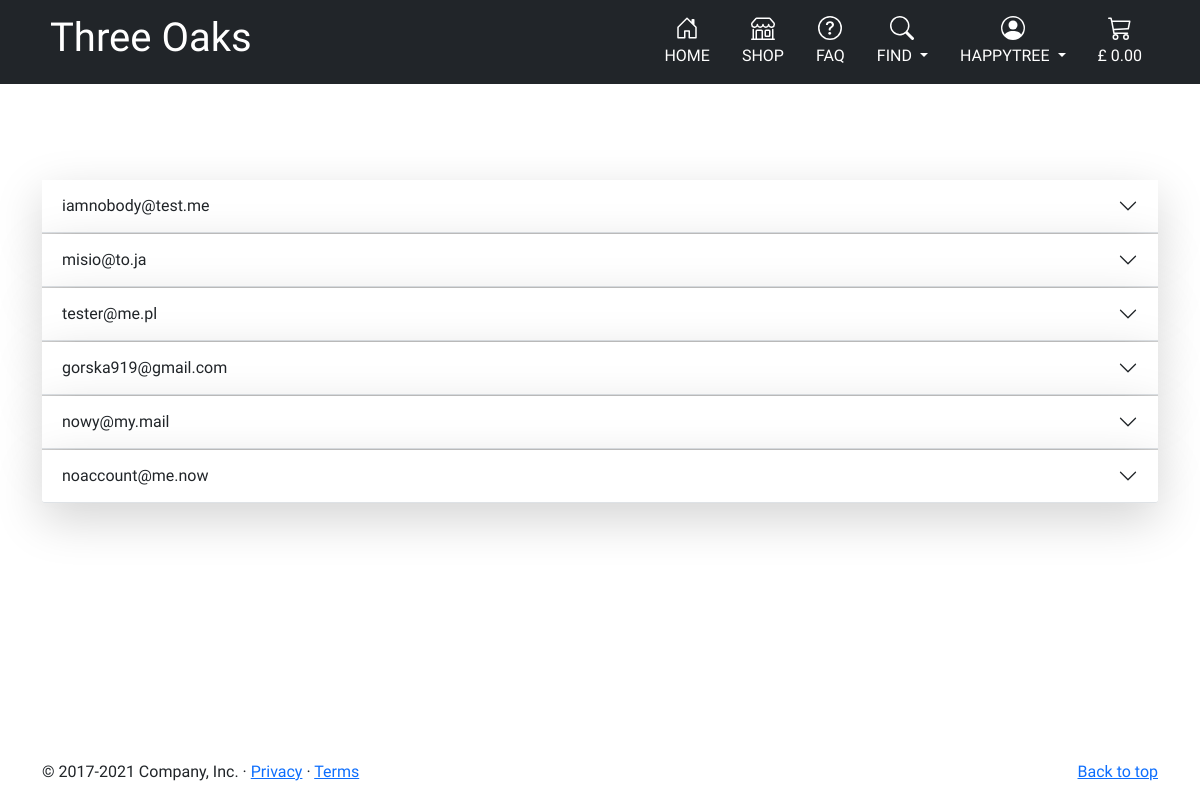
Screenshot of /newsletter/subscribers (signed in) with the database file from the repository.
### newsletter/models.py (models this page shows)
class Subscriber(models.Model):
    email = models.EmailField(max_length=254, blank=False, null=False)
    subscribed = models.BooleanField(default=False, blank=False, null=False)
    accepted_privacy_policy = models.BooleanField(default=False,
                                                  blank=False, null=False)
    registered_user = models.ForeignKey(
                User, on_delete=models.SET_NULL, blank=True, null=True,
                related_name='newsletter_subscriber')
    created_on = models.DateTimeField(auto_now=True, editable=False)
    updated_on = models.DateTimeField(auto_now=True, editable=False)

### newsletter/views.py (the view)
# urls.py: path('subscribers', views.subscribers, name='subscribers'),
@login_required
def subscribers(request):
    subscriber_list = Subscriber.objects.order_by('-created_on')
    context = {
        'subscriber_list': subscriber_list,
    }
    return render(request, 'newsletter/subscribers.html', context)

### trolley/contexts.py (called while the page is built, shortened)
def trolley_contents(request):
    trolley_items = []
    total = 0
    tree_count = 0
    trolley = request.session.get('trolley', {})
    if total < settings.FREE_DELIVERY_THRESHOLD:
        delivery = total * Decimal(settings.STANDARD_DELIVERY_PERCENTAGE / 100)
        free_delivery_delta = settings.FREE_DELIVERY_THRESHOLD - total
    else:
        delivery = 0
        free_delivery_delta = 0
    grand_total = delivery + total
    context = {
        'trolley_items': trolley_items,
        'total': total,
        'tree_count': tree_count,
        'delivery': delivery,
        'free_delivery_delta': free_delivery_delta,
        'free_delivery_threshold': settings.FREE_DELIVERY_THRESHOLD,
        'grand_total': grand_total,
    }
    return context

### newsletter/templates/newsletter/subscribers.html (shortened to what this page needs)
{% extends "base.html" %}
{% load static %}
{% block content %}
{% if user.is_superuser %}
<main class="mt-5 pt-5">
  <div class="container">
    <div class="accordion accordion-flush" id="list-of-subscribers">
      {% for subscriber in subscriber_list %}
      <div class="accordion-item">
        <h2 class="accordion-header" id="heading-{{ subscriber.id }}">
          <button class="accordion-button collapsed border-bottom border-muted shadow-lg"
                  type="button" data-bs-toggle="collapse" data-bs-target="#subscriber-id-{{ subscriber.id }}"
                  aria-expanded="true" aria-controls="subscriber-id-{{ subscriber.id }}">
            {{ subscriber.email }}
          </button>
        </h2>
      </div>
      {% empty %}
      <h4>You have no subscribers
      </h4>
      {% endfor %}
    </div>
  </div>
</main>
{% endif %}
{% endblock %}

### templates/includes/navbar/widescreen-nav.html (shortened to what this page needs)
    <div class="px-3 py-2 bg-dark text-white d-none d-md-block">
      <div class="container">
        <div class="d-flex flex-wrap align-items-center justify-content-center justify-content-lg-start my-heading-font">
          <a href="{% url 'home' %}" class="d-flex align-items-center my-2 my-lg-0 me-lg-auto text-white text-decoration-none">
              <h1 class="my-heading-font ps-2">Three Oaks</h1>
          </a>
          <ul class="nav col-12 col-lg-auto my-2 justify-content-center my-md-0 text-small">
            <li>
              <a href="{% url 'home' %}" class="nav-link text-uppercase
              {% if request.resolver_match.url_name == 'home' %}
              text-success active {% else %} text-white {% endif %}
               ">
                <svg class="bi d-block mx-auto mb-1" width="24" height="24" fill="currentColor"><use xlink:href="#home"/></svg>
                Home
              </a>
            </li>
            <li>
              <a href="{% url 'all_trees' %}" class="nav-link text-uppercase
              {% if request.resolver_match.url_name == 'all_trees' %}
              text-success active
              {% elif request.resolver_match.url_name == 'tree_detail' %}
              text-success active
              {% elif request.resolver_match.url_name == 'add_tree' %}
              text-success active
              {% elif request.resolver_match.url_name == 'edit_tree' %}
              text-success active
              {% else %} text-white {% endif %}">
                <svg class="bi d-block mx-auto mb-1" width="24" height="24" fill="currentColor"><use xlink:href="#shop"/></svg>
                Shop
              </a>
            </li>
            <li>
              <a href="{% url 'questions' %}" class="nav-link text-uppercase
              {% if request.resolver_match.url_name == 'questions' %}
              text-success active
              {% elif request.resolver_match.url_name == 'questions_manager' %}
              text-success active
              {% elif request.resolver_match.url_name == 'add_question' %}
              text-success active
              {% elif request.resolver_match.url_name == 'edit_question' %}
              text-success active
              {% else %} text-white {% endif %}">
                <svg class="bi d-block mx-auto mb-1" width="24" height="24" fill="currentColor"><use xlink:href="#faq"/></svg>
                FAQ
              </a>
            </li>
            <li>
              <a href="#" class="nav-link text-white dropdown-toggle text-uppercase" id="dropdownFind" data-bs-toggle="dropdown" aria-expanded="false">
                <svg class="bi d-block mx-auto mb-1" width="24" height="24" fill="currentColor"><use xlink:href="#find"/></svg>
                Find
              </a>
            </li>
            <li>
              <a href="#" class="nav-link text-uppercase dropdown-toggle
              {% if request.resolver_match.url_name == 'profile' %}
              text-success active
              {% elif request.resolver_match.url_name == 'account_login' %}
              text-success active
              {% elif request.resolver_match.url_name == 'account_logout' %}
              text-success active
              {% elif request.resolver_match.url_name == 'account_reset_password' %}
              text-success active
              {% elif request.resolver_match.url_name == 'account_email' %}
              text-success active
              {% else %} text-white {% endif %}
              "
               id="dropdownUser" data-bs-toggle="dropdown" aria-expanded="false">
                <svg class="bi d-block mx-auto mb-1" width="24" height="24" fill="currentColor">
                  <use xlink:href="#people-circle"/>
                </svg>
                {% if request.user.is_authenticated %}
                {{ request.user.username }}
                </a>
                </li>
                {% endif %}
                <li>
                  <a href="{% url 'view_trolley' %}" class="nav-link
                  {% if request.resolver_match.url_name == 'view_trolley' %}
                  text-success active
                  {% elif request.resolver_match.url_name == 'checkout' %}
                  text-success active
                  {% elif request.resolver_match.url_name == 'checkout_success' %}
                  text-success active
                  {% else %} text-white {% endif %}">
                    <svg class="bi d-block mx-auto mb-1" width="24" height="24" fill="currentColor"><use xlink:href="#trolley"/></svg>
                    {% if grand_total %}
                    £ {{ grand_total|floatformat:2 }}
                    {% else %}
                    £ 0.00
                    {% endif %}
                  </a>
                </li>
          </ul>
        </div>
      </div>
    </div>

### static/css/base.css (style rules this page uses)
body { font-family: 'Kodchasan', sans-serif !important; }
.my-heading-font { font-family: 'Baumans', cursive; }

### rows the page displays
Subscriber: email "iamnobody@test.me"
Subscriber: email "misio@to.ja"
Subscriber: email "tester@me.pl"
Subscriber: email "gorska919@gmail.com"
Subscriber: email "nowy@my.mail"
Subscriber: email "noaccount@me.now"

### other values shown
{{ request.user.username }} "HAPPYTREE"
